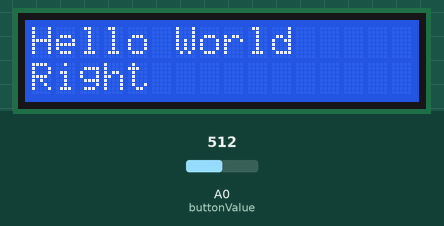
The sketch below on a simulated Arduino Uno, built with avr-gcc and run on an emulated ATmega328P. Parts: 16×2 character LCD. The test bench sets the inputs (shaded band); at power-on: A0 (buttonValue) = 512. What the sketch prints to the serial monitor is not drawn.

Above: at 1.2 s.
1.3 s: A0 (buttonValue) set to 418
2.8 s: A0 (buttonValue) set to 385
At 3.9 s:
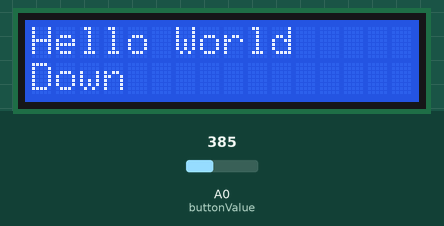
4.3 s: A0 (buttonValue) set to 311
5.8 s: A0 (buttonValue) set to 287
At 6.2 s:
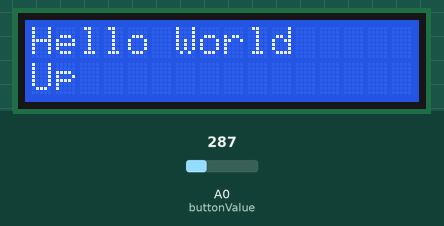
7.3 s: A0 (buttonValue) set to 161
8.8 s: A0 (buttonValue) set to 142
At 10.2 s:
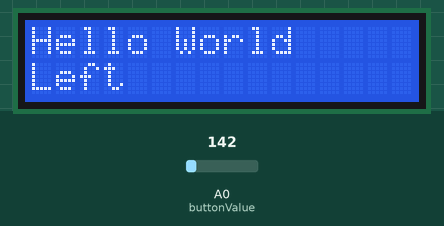
Timing chart, 0 to 11.3 s (numbered marks = the images above; inputs shaded):
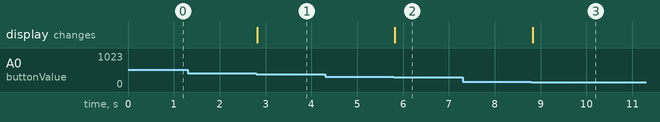

The sketch:

file.ino
```cpp
#include <LiquidCrystal.h>

// initialize the library by associating any needed LCD interface pin
// with the arduino pin number it is connected to

LiquidCrystal lcd(8, 9, 4, 5, 6, 7);

const int buttonValue =  A0;

void setup() {
  // put your setup code here, to run once:
  Serial.begin(9600);
  lcd.begin(16, 2);
  lcd.setCursor(0,0);
  lcd.print("Hello World");
}

void loop() {
  // put your main code here, to run repeatedly:
  Serial.println(analogRead(buttonValue));
  int value = analogRead(buttonValue);
   lcd.setCursor(0,1);
  if((value > 2) & (value < 150)){
    Serial.println("Left     ");
    lcd.print("Left    ");
   }else if((value > 150) & (value < 300)){
    Serial.println("Up      ");
    lcd.print("Up       ");
   }else if((value > 340) & (value < 400)){
     Serial.println("Down    ");
     lcd.print("Down     ");
    }
    else if((value > 500) & (value < 700)){
      Serial.println("Right     ");
      lcd.print("Right   ");
    }
    else if((value > 720) & (value < 800)){
      Serial.println("Select");
      lcd.print("Select   ");
    }


}
```

Measured:
- the behaviour switches between 400 and 399 on A0 (buttonValue) (found by bisection; images 0 and 1)
- the behaviour switches between 300 and 299 on A0 (buttonValue) (found by bisection; images 1 and 2)
- the behaviour switches between 150 and 149 on A0 (buttonValue) (found by bisection; images 2 and 3)
- after the input at 1.3 s, every drawn part: stays the same
- after the input at 2.8 s, the display: changes at once (image 1)
- after the input at 4.3 s, every drawn part: stays the same
- after the input at 5.8 s, the display: changes at once (image 2)
- after the input at 7.3 s, every drawn part: stays the same
- after the input at 8.8 s, the display: changes at once (image 3)
